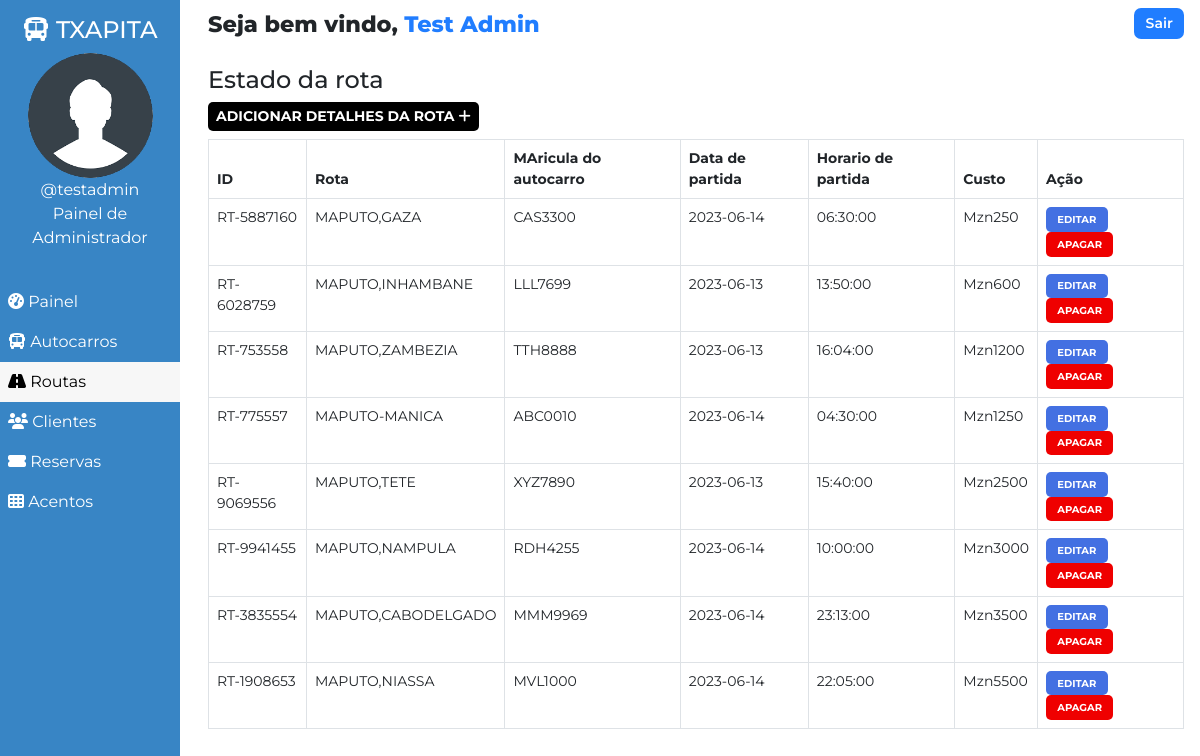
Screenshot of /admin/route.php (signed in) with the database file from the repository.
### tables this page shows
CREATE TABLE `users` (
  `user_id` int(11) NOT NULL,
  `user_fullname` varchar(100) NOT NULL,
  `user_name` varchar(30) NOT NULL,
  `user_password` varchar(255) NOT NULL,
  `user_created` datetime NOT NULL DEFAULT current_timestamp()
);

CREATE TABLE `routes` (
  `id` int(100) NOT NULL,
  `route_id` varchar(255) NOT NULL,
  `bus_no` varchar(155) NOT NULL,
  `route_cities` varchar(255) NOT NULL,
  `route_dep_date` date NOT NULL,
  `route_dep_time` time NOT NULL,
  `route_step_cost` int(100) NOT NULL,
  `route_created` datetime NOT NULL DEFAULT current_timestamp()
);

### admin/route.php (the view, shortened to what this page needs)
<!DOCTYPE html>
<html lang="en">
<head>
    <link href="https://cdn.jsdelivr.net/npm/bootstrap@5.0.1/dist/css/bootstrap.min.css" rel="stylesheet">
    <?php
        $page="route";
    ?>
</head>
<body>
    <?php require '../assets/partials/_admin-header.php';?>
        <?php
            $resultSql = "SELECT * FROM `routes` ORDER BY route_created DESC";
            $resultSqlResult = mysqli_query($conn, $resultSql);
            if(!mysqli_num_rows($resultSqlResult)){ ?>
                <div class="container mt-4">
                    <div id="noRoutes" class="alert alert-dark " role="alert">
                        <h1 class="alert-heading">Nenhuma Registrada!!</h1>
                        <p class="fw-light">Seja a primeira pessoa a adicionar um!</p>
                        <hr>
                        <div id="addRouteAlert" class="alert alert-success" role="alert">
                                Click on <button id="add-button" class="button btn-sm"type="button"data-bs-toggle="modal" data-bs-target="#addModal">Adicionar <i class="fas fa-plus"></i></button> adicionar rota!
                        </div>
                    </div>
                </div>
            <?php }
            else { ?>
                <section id="route">
                    <div id="head">
                        <h4>Estado da rota</h4>
                    </div>
                    <div id="route-results">
                        <div>
                            <button id="add-button" class="button btn-sm"type="button"data-bs-toggle="modal" data-bs-target="#addModal">Adicionar detalhes da rota <i class="fas fa-plus"></i></button>
                        </div>
                        <table class="table table-hover table-bordered">
                            <thead>
                                <th>ID</th>
                                <th>Rota</th>
                                <th>MAricula do autocarro</th>
                                <th>Data de partida</th>
                                <th>Horario de partida</th>
                                <th>Custo</th>
                                <th>Ação</th>
                            </thead>
                            <?php
                                while($row = mysqli_fetch_assoc($resultSqlResult))
                                {
                                    $id = $row["id"];
                                    $route_id = $row["route_id"];
                                    $route_cities = $row["route_cities"];
                                    $route_dep_time = $row["route_dep_time"];
                                    $route_dep_date = $row["route_dep_date"];
                                    $route_step_cost = $row["route_step_cost"];
                                    $bus_no = $row["bus_no"];
                                        ?>
                                    <tr>
                                        <td>
                                            <?php
                                                echo $route_id;
                                            ?>
                                        </td>
                                        <td>
                                            <?php
                                                echo $route_cities;
                                            ?>
                                        </td>
                                        <td>
                                            <?php
                                                echo $bus_no;
                                            ?>
                                        </td>
                                        <td>
                                            <?php
                                                echo $route_dep_date;
                                            ?>
                                        </td>
                                        <td>
                                            <?php
                                                echo $route_dep_time;
                                            ?>
                                        </td>
                                        <td>
                                            <?php
                                                echo 'Mzn'.$route_step_cost;?>
                                        </td>
                                        <td>
                                            <button class="button edit-button " data-link="<?php echo $_SERVER['REQUEST_URI']; ?>" data-id="<?php
                                                echo $id;?>" data-cities="<?php
                                                echo $route_cities;?>" data-cost="<?php
                                                echo $route_step_cost;?>" data-date="<?php
                                                echo $route_dep_date;
                                            ?>" data-time="<?php
                                            echo $route_dep_time;
                                            ?>" data-busno="<?php
                                            echo $bus_no;
                                            ?>"
                                            >Editar</button>
                                            <button class="button delete-button" data-bs-toggle="modal" data-bs-target="#deleteModal" data-id="<?php
                                                echo $id;?>">Apagar</button>
                                        </td>
                                    </tr>
                                <?php
                                }
                            ?>
                        </table>
                    </div>
                    </section>
                <?php  }
            ?>
            </div>
    </main>
</body>
</html>

### assets/partials/_admin-header.php (shortened to what this page needs)
<?php
    $conn = db_connect();
    $user_id = $_SESSION['user_id'];
    $sql = "SELECT * FROM users WHERE user_id = $user_id";
    $result = mysqli_query($conn, $sql);
    if($row = mysqli_fetch_assoc($result))
    {
        $user_fullname = $row["user_fullname"];
        $user_name = $row["user_name"];
    }
?>
    <main id="container">
        <div id="sidebar">
            <h4><i class="fas fa-bus"></i> TXAPITA</h4>
            <div>
                <img class="adminDp" src="../assets/img/userav-min.png" height="125px" alt="Admin Profile Pic">
                <p>
                    <?php  echo '@'.$user_name;  ?>
                </p>
                <p>Painel de Administrador</p>
            </div>
            <ul id="options">
                <li class="option <?php if($page=='dashboard'){ echo 'active';}?>">
                    <a href="./dashboard.php">
                    <i class="fas fa-tachometer-alt"></i> Painel
                    </a>
                </li>
                <li class="option <?php if($page=='bus'){ echo 'active';}?>">
                    <a href="./bus.php">
                    <i class="fas fa-bus"></i> Autocarros
                    </a>
                </li>
                <li class="option <?php if($page=='route'){ echo 'active';}?>">
                    <a href="./route.php">
                    <i class="fas fa-road"></i> Routas
                    </a>
                </li>
                <li class="option <?php if($page=='customer'){ echo 'active';}?>">
                    <a href="./customer.php">
                    <i class="fas fa-users"></i> Clientes
                    </a>
                </li>
                <li class="option <?php if($page=='booking'){ echo 'active';}?>">
                    <a href="./booking.php">
                    <i class="fas fa-ticket-alt"></i> Reservas
                    </a>
                </li>
                <li class="option <?php if($page=='seat'){ echo 'active';}?>">
                    <a href="./seat.php">
                    <i class="fas fa-th"></i> Acentos
                    </a>
                </li>
            </ul>
        </div>
        <div id="main-content">
            <section id="welcome">
                <ul>
                    <li class="welcome-item">Seja bem vindo,
                        <span id="USER">
                            <?php
                                echo $user_fullname;
                            ?>
                        </span>
                    </li>
                    <li class="welcome-item">
                        <button id="logout" class="btn-sm">
                            <a href="../assets/partials/_logout.php">Sair</a>
                        </button>
                    </li>
                </ul>
            </section>

### assets/styles/admin.php (style rules this page uses)
body { margin: 0; box-sizing: border-box; font-family: 'Montserrat', sans-serif; background-color: white; }
html { scroll-behavior: smooth; }
*, *::after, *::before { box-sizing: inherit; }
#USER { color: #207DFF; }
.adminDp { border-radius: 50%; }
#welcome { background-color: white; }
#welcome ul { display: flex; justify-content: space-between; list-style-type: none; padding: 0; margin: 0; }
#welcome li { margin: 0 1rem; padding: 0.5rem 0; }
#welcome li:first-child { font-weight: 800; font-size: 1.4rem; }
#logout { padding: 0.3rem 0.7rem; background-color: #207DFF; font-weight: 600; outline: none; border: none; border-radius: 7px; }
#logout a { color: white; text-decoration: none; }
@media only screen and (min-width:1000px) { #sidebar { text-align: center; background-color: #3885c5; color: white; width: 15%; position: fixed; top: 0%; padding-top: 1rem; z-index: 2; height: 100vh; } }
@media only screen and (min-width:1000px) { #sidebar p { margin: 0; } }
@media only screen and (min-width:1000px) { #sidebar ul { margin-top: 2rem; } }
@media only screen and (min-width:1000px) { #options { list-style-type: none; text-align: left; padding-left: 0; } }
@media only screen and (min-width:1000px) { .option a { display: block; padding: 0.5rem; text-decoration: none; color: inherit; } }
@media only screen and (min-width:1000px) { .active { background-color:#f7f7f7; color:black; } }
@media only screen and (min-width:1000px) { #main-content { margin-left: 16%; } }

### assets/styles/admin-options.php (style rules this page uses)
* { font-family: Montserrat; }
#booking #head, #customer #head, #route #head, #seat #head, #bus #head { padding-top: 1rem; }
#booking, #customer, #route, #bus, #seat { padding: 0 1rem; }
#booking-results > div, #customer-results > div, #route-results > div, #bus-results > div { margin-bottom: 0.5rem; }
#booking-results button, #customer-results button, #route button, #bus-results button { border-radius: 5px; }
.button { border: none; font-weight: bold; text-transform: uppercase; }
#add-button { background-color: black; color: white; }
#route table { width: 100%; }
table { font-size: 14px; }
#bus .edit-button, #bus .delete-button, #route .edit-button, #route .delete-button, #customer .edit-button, #customer .delete-button { padding: 0.3rem 0.7rem; }
table th,td { padding-left: 0.3rem; }
table button { color: white; }
.edit-button { background-color: #4370E2; }
.delete-button { background-color: #EF0000; }
.edit-button, .delete-button { font-size: 10px }

### rows the page displays
users: user_name "testadmin", user_fullname "Test Admin"
routes: route "RT-5887160", route_cities "MAPUTO,GAZA", bus_no "CAS3300", route_dep_date "2023-06-14", route_dep_time "06:30:00", route_step_cost "250"
routes: route "RT-6028759", route_cities "MAPUTO,INHAMBANE", bus_no "LLL7699", route_dep_date "2023-06-13", route_dep_time "13:50:00", route_step_cost "600"
routes: route "RT-753558", route_cities "MAPUTO,ZAMBEZIA", bus_no "TTH8888", route_dep_date "2023-06-13", route_dep_time "16:04:00", route_step_cost "1200"
routes: route "RT-775557", route_cities "MAPUTO-MANICA", bus_no "ABC0010", route_dep_date "2023-06-14", route_dep_time "04:30:00", route_step_cost "1250"
routes: route "RT-9069556", route_cities "MAPUTO,TETE", bus_no "XYZ7890", route_dep_date "2023-06-13", route_dep_time "15:40:00", route_step_cost "2500"
routes: route "RT-9941455", route_cities "MAPUTO,NAMPULA", bus_no "RDH4255", route_dep_date "2023-06-14", route_dep_time "10:00:00", route_step_cost "3000"
routes: route "RT-3835554", route_cities "MAPUTO,CABODELGADO", bus_no "MMM9969", route_dep_date "2023-06-14", route_dep_time "23:13:00", route_step_cost "3500"
routes: route "RT-1908653", route_cities "MAPUTO,NIASSA", bus_no "MVL1000", route_dep_date "2023-06-14", route_dep_time "22:05:00", route_step_cost "5500"
